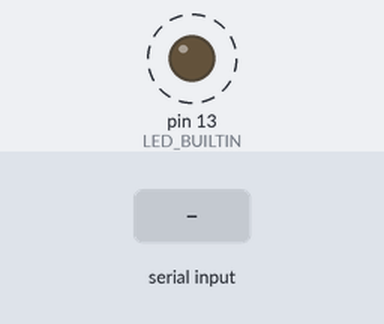
Bench run of a sketch on a simulated Arduino Uno, built with avr-gcc and run on an emulated ATmega328P. Parts: output pins drawn as LEDs (lit = HIGH). Dashed ring = blinking. The test bench sets the inputs (shaded band). What the sketch prints to the serial monitor is not drawn.

Above: at 1.25 s.
1.3 s: "90,45\n" received over Serial
At 1.8 s:
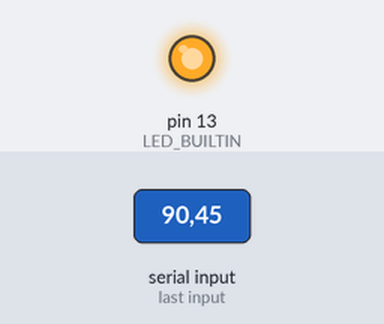
4.3 s: "30,150\n" received over Serial
Timing chart, 0 to 13.3 s (numbered marks = the images above; inputs shaded):
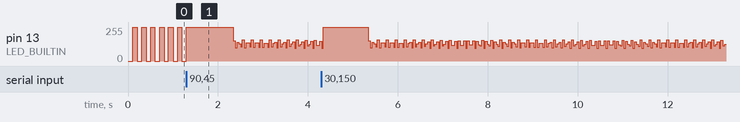

The sketch:

Amica_Switch.ino
```cpp
unsigned long last_millis = 0;
unsigned long current_millis = 0;
long Set_Delay = 1500;
bool led_state = LOW;
int read_byte = 100;
void setup() {
  // put your setup code here, to run once:
  pinMode(LED_BUILTIN, OUTPUT);
  Serial.begin(9600);
}

void loop() {

  // put your main code here, to run repeatedly:
  while (Serial.available() > 0)
  {
    read_byte = Serial.parseInt();
  }
    current_millis = millis();
    if (current_millis - last_millis >= read_byte)
    {
      long diff = current_millis - last_millis;
      last_millis = millis();
      Serial.print("delay = ");
      Serial.println(diff);
      if (led_state == LOW)
        led_state = HIGH;
      else
        led_state = LOW;
      digitalWrite(LED_BUILTIN, led_state);
    }
  }
```
